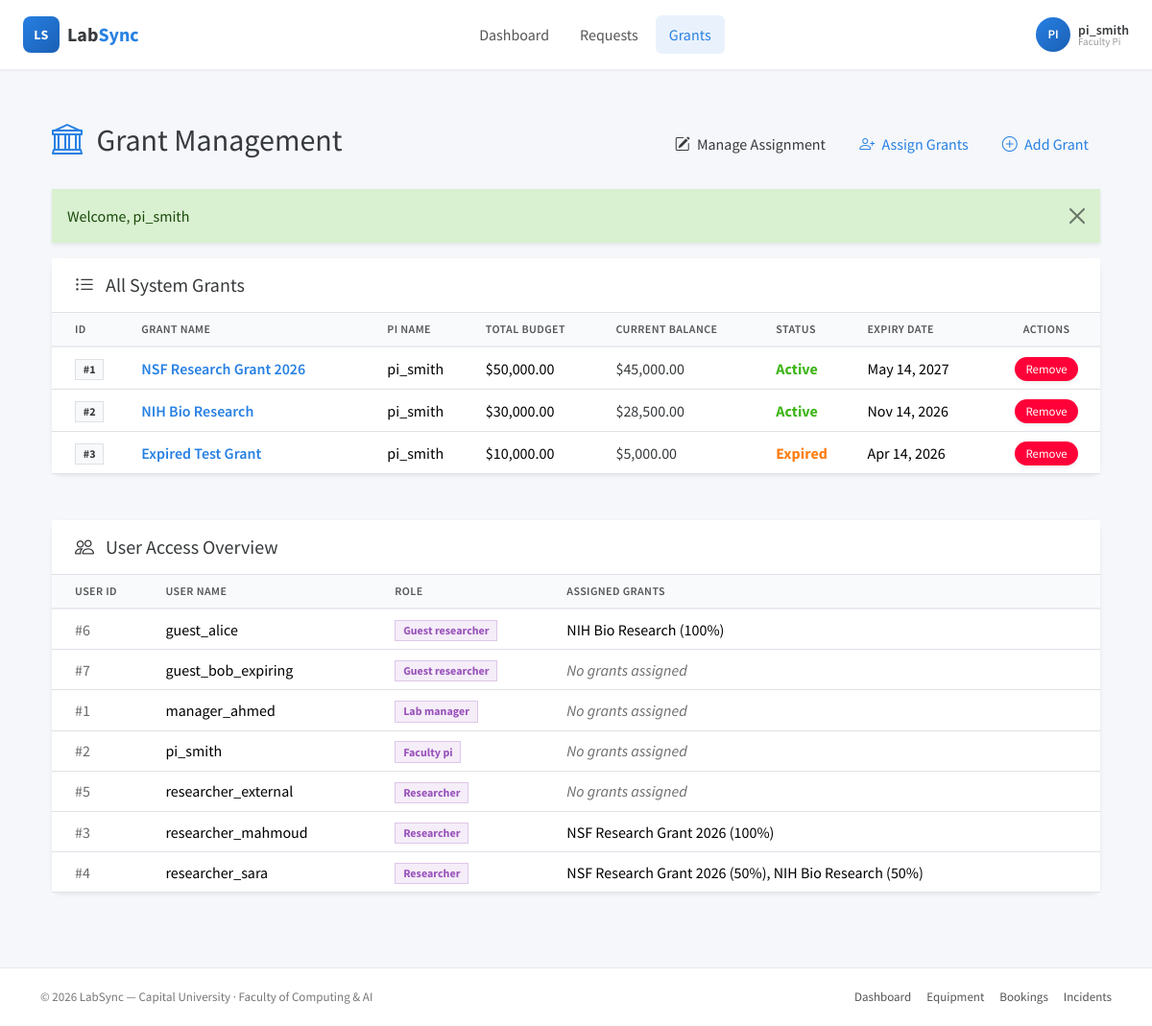
/LabSync-System/grants (signed in), run on the app's committed database.
### tables this page shows
CREATE TABLE Grants (

    grantID INT PRIMARY KEY AUTO_INCREMENT,

    grantName VARCHAR(200) NOT NULL,

    piID INT NOT NULL,

    totalBudget DECIMAL(12,2) NOT NULL,

    currentBalance DECIMAL(12,2) NOT NULL,

    grantStatus ENUM('active', 'expired', 'depleted', 'inactive') DEFAULT 'active',

    expirationDate DATE NOT NULL,

    createdAt DATETIME DEFAULT CURRENT_TIMESTAMP,

    updatedAt DATETIME DEFAULT CURRENT_TIMESTAMP ON UPDATE CURRENT_TIMESTAMP,

    CONSTRAINT fk_grant_pi 

        FOREIGN KEY (piID) REFERENCES Users(userID)

);

CREATE TABLE Users (

    userID INT PRIMARY KEY AUTO_INCREMENT,

    userName VARCHAR(100) NOT NULL,

    userPassword VARCHAR(255) NOT NULL, 

    userType ENUM('researcher', 'guest_researcher', 'faculty_pi', 'lab_manager') NOT NULL,

    userStatus ENUM('active', 'suspended', 'inactive') DEFAULT 'active',

    isExternal BOOLEAN DEFAULT FALSE,

    clearanceLevel INT DEFAULT 0,

    maxBookingHoursPerWeek INT DEFAULT 20,

    currentWeeklyBookedHours DECIMAL(5,2) DEFAULT 0.00,

    safetyBriefingAcknowledged BOOLEAN DEFAULT FALSE,

    safetyBriefingAcknowledgedAt DATETIME NULL,

    createdAt DATETIME DEFAULT CURRENT_TIMESTAMP,

    updatedAt DATETIME DEFAULT CURRENT_TIMESTAMP ON UPDATE CURRENT_TIMESTAMP

);

### core/Controller.php (called while the page is built, shortened)
<?php
    class BaseController
    {
        protected function view($viewPath, $data = []) {
            $data['flash'] = $this->getFlash();
            if (isset($_SESSION['user'])) {
                $data['currentUser'] = $this->getCurrentUser();
                $data['currentRole'] = $this->getCurrentUserRole();
            } else {
                $data['currentUser'] = null;
                $data['currentRole'] = null;
            }
            extract($data);
            $viewFile = __DIR__ . '/../pages/' . $viewPath . '.php';
            require_once $viewFile;
        }
        protected function getCurrentUser() {
            return $_SESSION['user'] ?? null;
        }
        protected function getCurrentUserRole() {
            return $_SESSION['user']['userType'] ?? null;
        }
        protected function getFlash() {
            if (isset($_SESSION['flash'])) {
                $flash = $_SESSION['flash'];
                return $flash;
            }
            return null;
        }
    }

### controllers/GrantController.php (called while the page is built, shortened)
<?php
require_once __DIR__ . '/../core/Controller.php';
require_once __DIR__ . '/../models/Grant.php';
class GrantController extends BaseController {
    private $grantModel;
    public function __construct() {
        $this->grantModel = new Grant();
    }
    public function index() {
        $role = $this->getCurrentUserRole();
        $userID = $this->getCurrentUserID();
        if ($role === 'lab_manager') {
            $data['grants'] = $this->grantModel->getAllGrants();
            $data['activeGrants'] = $this->grantModel->getActiveGrants();
            return $this->view('grants/LabManagerGrantPage', $data);
        }
        elseif ($role === 'faculty_pi') {
            $data['grants'] = $this->grantModel->getAllGrants();
            $data['users'] = $this->grantModel->getUsersWithGrants();
            $data['pageTitle'] = 'Grant Management';
            return $this->view('PI/PIGrantPage', $data);
        }
        else {
            $data['grants'] = $this->grantModel->getGrantsByResearcher($userID);
            $data['pageTitle'] = 'My Assigned Grants';
            return $this->view('grants/ResearcherAndGuestResearcherGrantPage', $data);
        }
    }
}

### core/App.php (called while the page is built, shortened)
<?php
class App
{
    private $basePath = 'LabSync-System';
    public function __construct()
    {
        require_once __DIR__ . '/../routes/routes.php';
        $url = $this->getURL();
        $httpMethod = $_SERVER['REQUEST_METHOD'];
        $router->dispatch($url, $httpMethod);
    }
    private function getURL()
    {
        $url = $_GET['url'] ?? '';
        $url = str_replace($this->basePath, '', $url);
        $url = filter_var($url, FILTER_SANITIZE_URL);
        $url = rtrim($url, '/');
        $url = ltrim($url, '/');
        return $url;
    }
}

### index.php (called while the page is built, shortened)
<?php
require_once __DIR__ . '/config/Database.php';
require_once __DIR__ . '/core/Controller.php';
require_once __DIR__ . '/core/App.php';
$app = new App();

### models/Grant.php (called while the page is built, shortened)
<?php
require_once __DIR__ . '/../config/Database.php';
class Grant {
    protected $db;
    public function __construct()
    {
        $this->db = Database::getInstance()->getConnection();
    }
    public function getAllGrants()
    {
        $stmt = $this->db->prepare(
            "SELECT g.*, u.userName AS piName
               FROM Grants g
               JOIN Users  u ON u.userID = g.piID
              ORDER BY g.createdAt DESC"
        );
        $stmt->execute();
        return $stmt->fetchAll(PDO::FETCH_ASSOC);
    }
    public function getUsersWithGrants() {
        $sql = "SELECT u.userID, u.userName, u.userType,
                GROUP_CONCAT(
                    CASE
                        WHEN u.userType = 'lab_manager' THEN g.grantName
                        ELSE CONCAT(g.grantName, ' (', ROUND(gua.billingPercentage), '%)')
                    END
                    SEPARATOR ', '
                ) as assignedGrants
                FROM Users u
                LEFT JOIN GrantUserAccess gua ON u.userID = gua.userID
                LEFT JOIN Grants g ON gua.grantID = g.grantID
                GROUP BY u.userID
                ORDER BY u.userName ASC";
        $stmt = $this->db->prepare($sql);
        $stmt->execute();
        return $stmt->fetchAll(PDO::FETCH_ASSOC);
    }
}

### config/Database.php (called while the page is built, shortened)
<?php
class Database
{
    private static $instance = null;
    private $pdo;
    private function __construct()
    {
        $this->host = $_ENV['DB_HOST'];
        $this->username = $_ENV['DB_USER'];
        $this->password = $_ENV['DB_PASS'];
        $this->dbname = $_ENV['DB_NAME'];
        try {
            $this->pdo = new PDO(
                "mysql:host={$this->host};dbname={$this->dbname};charset=utf8",
                $this->username,
                $this->password
            );
            $this->pdo->setAttribute(PDO::ATTR_ERRMODE, PDO::ERRMODE_EXCEPTION);
        } catch (PDOException $e) {
            die("Database Connection Failed: " . $e->getMessage());
        }
    }
    public static function getInstance()
    {
        if (self::$instance == null) {
            self::$instance = new Database();
        }
        return self::$instance;
    }
    public function getConnection()
    {
        return $this->pdo;
    }
}

### pages/PI/PIGrantPage.php (the view, shortened to what this page needs)
<?php
require_once __DIR__ . '/../../includes/header.php';
$grants = $grants ?? [];
$users = $users ?? [];
$pageTitle = $pageTitle ?? 'Grant Management';
$flash = $flash ?? null;
?>
<div class="container-fluid mt-4 mb-5">
    <div class="d-flex justify-content-between align-items-center mb-4">
        <h2><i class="bi bi-bank text-primary me-2"></i> <?= htmlspecialchars($pageTitle) ?></h2>
        <div>
            <a href="/LabSync-System/grants/manage" class="btn btn-outline-warning text-dark fw-medium border-0 me-2">
                <i class="bi bi-pencil-square me-1"></i> Manage Assignment
            </a>
            <a href="/LabSync-System/grants/assign" class="btn btn-outline-primary border-0 me-2">
                <i class="bi bi-person-plus me-1"></i> Assign Grants
            </a>
            <a href="/LabSync-System/grants/add" class="btn btn-outline-primary border-0">
                <i class="bi bi-plus-circle me-1"></i> Add Grant
            </a>
        </div>
    </div>
    <?php if ($flash): ?>
        <div class="alert alert-<?= $flash['type'] === 'error' ? 'danger' : 'success' ?> alert-dismissible fade show shadow-sm">
            <?= htmlspecialchars($flash['message']) ?>
            <button type="button" class="btn-close" data-bs-dismiss="alert"></button>
        </div>
    <?php endif; ?>
    <div class="card shadow-sm border-0 mb-5">
        <div class="card-header bg-white border-bottom py-3">
            <h5 class="mb-0 text-dark"><i class="bi bi-list-ul me-2"></i> All System Grants</h5>
        </div>
        <div class="card-body p-0">
            <div class="table-responsive">
                <table class="table table-hover align-middle mb-0">
                    <thead class="table-light">
                        <tr>
                            <th class="ps-4">ID</th>
                            <th>Grant Name</th>
                            <th>PI Name</th>
                            <th>Total Budget</th>
                            <th>Current Balance</th>
                            <th>Status</th>
                            <th>Expiry Date</th>
                            <th class="text-center">Actions</th>
                        </tr>
                    </thead>
                    <tbody>
                        <?php if(empty($grants)): ?>
                            <tr>
                                <td colspan="8" class="text-center py-4 text-muted">No grants found in the system.</td>
                            </tr>
                        <?php else: ?>
                            <?php foreach($grants as $grant): ?>
                                <tr>
                                    <td class="ps-4"><span class="badge bg-light text-dark border">#<?= (int)$grant['grantID'] ?></span></td>
                                    <td class="fw-semibold text-primary"><?= htmlspecialchars($grant['grantName']) ?></td>
                                    <td><?= htmlspecialchars($grant['piName'] ?? 'N/A') ?></td>
                                    <td>$<?= number_format($grant['totalBudget'], 2) ?></td>
                                    <td class="fw-medium text-dark">$<?= number_format($grant['currentBalance'], 2) ?></td>
                                    <td>
                                        <?php
                                            $displayStatus = strtolower($grant['grantStatus']);
                                            $expDate = date('Y-m-d', strtotime($grant['expirationDate']));
                                            $today = date('Y-m-d');
                                            if ($expDate <= $today) {
                                                $displayStatus = 'expired';
                                            }
                                            $textClass = 'fw-bold';
                                            $inlineStyle = '';
                                            if ($displayStatus === 'active') {
                                                $textClass .= ' text-success';
                                            } elseif ($displayStatus === 'inactive') {
                                                $textClass .= ' text-danger';
                                            } elseif ($displayStatus === 'expired') {
                                                $inlineStyle = 'color: #fd7e14;';
                                            } elseif ($displayStatus === 'depleted') {
                                                $inlineStyle = 'color: #6f42c1;';
                                            } else {
                                                $textClass .= ' text-secondary';
                                            }
                                        ?>
                                        <span class="<?= $textClass ?>" <?= $inlineStyle ? 'style="'.$inlineStyle.'"' : '' ?>>
                                            <?= ucfirst(htmlspecialchars($displayStatus)) ?>
                                        </span>
                                    </td>
                                    <td><?= htmlspecialchars(date('M d, Y', strtotime($grant['expirationDate']))) ?></td>
                                    <td class="text-center">
                                        <button type="button"
                                                class="btn btn-danger rounded-pill fw-medium shadow-sm border-0"
                                                style="font-size: 0.8rem; padding: 0.2rem 0.7rem;"
                                                data-bs-toggle="modal"
                                                data-bs-target="#removeGrantModal"
                                                data-id="<?= (int)$grant['grantID'] ?>">
                                            Remove
                                        </button>
                                    </td>
                                </tr>
                            <?php endforeach; ?>
                        <?php endif; ?>
                    </tbody>
                </table>
            </div>
        </div>
    </div>
    <div class="card shadow-sm border-0">
        <div class="card-header bg-white border-bottom py-3">
            <h5 class="mb-0 text-dark"><i class="bi bi-people me-2"></i> User Access Overview</h5>
        </div>
        <div class="card-body p-0">
            <div class="table-responsive">
                <table class="table table-hover align-middle mb-0">
                    <thead class="table-light">
                        <tr>
                            <th class="ps-4">User ID</th>
                            <th>User Name</th>
                            <th>Role</th>
                            <th>Assigned Grants</th>
                        </tr>
                    </thead>
                    <tbody>
                        <?php if(empty($users)): ?>
                            <tr>
                                <td colspan="4" class="text-center py-4 text-muted">No users found.</td>
                            </tr>
                        <?php else: ?>
                            <?php foreach($users as $user): ?>
                                <tr>
                                    <td class="ps-4 text-muted">#<?= (int)$user['userID'] ?></td>
                                    <td class="fw-medium"><?= htmlspecialchars($user['userName']) ?></td>
                                    <td>
                                        <span class="badge bg-info bg-opacity-10 text-info border border-info border-opacity-25">
                                            <?= htmlspecialchars(str_replace('_', ' ', ucwords($user['userType']))) ?>
                                        </span>
                                    </td>
                                    <td>
                                        <?php if(empty($user['assignedGrants'])): ?>
                                            <span class="text-muted fst-italic">No grants assigned</span>
                                        <?php else: ?>
                                            <?= htmlspecialchars($user['assignedGrants']) ?>
                                        <?php endif; ?>
                                    </td>
                                </tr>
                            <?php endforeach; ?>
                        <?php endif; ?>
                    </tbody>
                </table>
            </div>
        </div>
    </div>
</div>
<?php require_once __DIR__ . '/../../includes/footer.php'; ?>

### css/style.css (style rules this page uses)
:root { --ls-primary: #2780E3; --ls-success: #3FB618; --ls-info: #9954BB; --ls-warning: #FF7518; --ls-danger: #FF0039; --ls-dark: #373A3C; --ls-light: #F8F9FA; --ls-border: #E9ECEF; }
body { background: #f5f7fa; min-height: 100vh; display: flex; flex-direction: column; }
.card { border: 1px solid var(--ls-border); border-radius: 10px; box-shadow: 0 1px 3px rgba(0,0,0,0.04); }
.card-header { background: #fff; border-bottom: 1px solid var(--ls-border); padding: 18px 24px; font-weight: 600; }
.table thead th { background: #f9fafc; color: #555; font-weight: 600; text-transform: uppercase; font-size: 12px; letter-spacing: 0.4px; border-bottom: 2px solid var(--ls-border); }
.table tbody tr { transition: background 0.12s ease; }

### data on the page
grants: grantID "1", grantName "NSF Research Grant 2026", piID.userName "pi_smith", totalBudget "50,000.00", currentBalance "45,000.00", grantStatus "Active", expirationDate "May 14, 2027"
grants: grantID "2", grantName "NIH Bio Research", piID.userName "pi_smith", totalBudget "30,000.00", currentBalance "28,500.00", grantStatus "Active", expirationDate "Nov 14, 2026"
grants: grantID "3", grantName "Expired Test Grant", piID.userName "pi_smith", totalBudget "10,000.00", currentBalance "5,000.00", expirationDate "Expired", expirationDate "Apr 14, 2026"
users: userID "6", userName "guest_alice", userType "Guest researcher", assignedGrants "NIH Bio Research (100%)"
users: userID "7", userName "guest_bob_expiring", userType "Guest researcher", shows "No grants assigned"
users: userID "1", userName "manager_ahmed", userType "Lab manager", shows "No grants assigned"
users: userID "2", userName "pi_smith", userType "Faculty pi", shows "No grants assigned"
users: userID "5", userName "researcher_external", userType "Researcher", shows "No grants assigned"
users: userID "3", userName "researcher_mahmoud", userType "Researcher", assignedGrants "NSF Research Grant 2026 (100%)"
users: userID "4", userName "researcher_sara", userType "Researcher", assignedGrants "NSF Research Grant 2026 (50%), NIH Bio Research (50%)"

### other printed values
substr($userName, 0, 2) "PI"
$userName "pi_smith"
str_replace('_', ' ', $userRole) "Faculty Pi"
$pageTitle "Grant Management"
$flash['message'] "Welcome, pi_smith"
